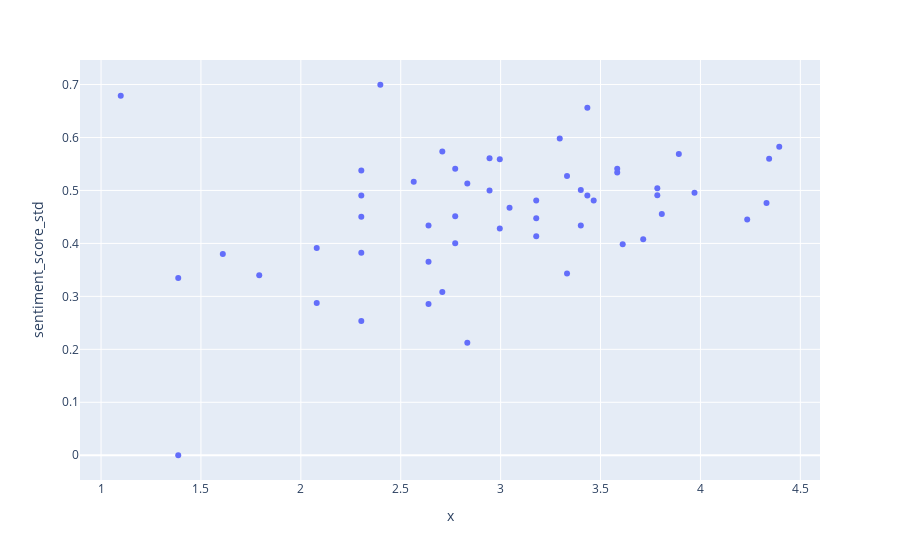

Notebook cell for this chart:
### Markdown cell above
### After Log Adjustment

After adjusting for skewness, correlations generally increase for std.

This suggests:
The relationship between volume and disagreement is not purely driven by outliers.

However, disagreement is still not perfectly explained by volume. There are likely event-driven factors at play.

---

The correlations between log(volume) and log(net polarity) are extremely high (above 0.9 for all tickers).

This suggests that net polarity is strongly tied to article volume.

This is not surprising.

Because net polarity is calculated using counts (positive − negative), it naturally scales with total volume.

As volume increases:
- The number of positive articles increases
- The number of negative articles increases
- The net difference can grow proportionally

This means polarity, as currently defined, is volume-sensitive.

Therefore, high correlation here reflects structural scaling, not necessarily deeper market dynamics.

### Code cell
px.scatter(plot_df, x = np.log1p(plot_df["volume"]), y = plot_df["sentiment_score_std"])

### Figure 1 — Plotly figure (JSON) as saved in the notebook; plotly's stock layout.template omitted (floating-point values rounded to 4 significant figures)
{"data": [{"hovertemplate": "x=%{x}<br>sentiment_score_std=%{y}<extra></extra>", "legendgroup": "", "marker": {"color": "#636efa", "symbol": "circle"}, "mode": "markers", "name": "", "orientation": "v", "showlegend": false, "type": "scatter", "x": [3.296, 2.708, 2.303, 2.773, 2.833, 3.807, 2.944, 3.784, 3.332, 3.045, 3.401, 3.332, 3.97, 2.944, 2.996, 3.401, 4.234, 3.178, 3.178, 2.639, 3.434, 2.565, 2.303, 2.639, 2.303, 2.833, 3.178, 2.773, 2.639, 1.792, 2.996, 2.303, 2.708, 2.303, 1.609, 1.386, 2.079, 1.386, 1.099, 4.344, 3.466, 3.892, 2.079, 3.784, 3.434, 2.773, 3.584, 3.584, 4.331, 3.611, 3.714, 4.394, 2.398], "xaxis": "x", "y": [0.5982, 0.5734, 0.4903, 0.4514, 0.2125, 0.4555, 0.561, 0.4909, 0.3431, 0.4673, 0.5009, 0.5271, 0.4955, 0.4997, 0.559, 0.4338, 0.4453, 0.4473, 0.481, 0.3656, 0.4906, 0.5165, 0.4504, 0.4337, 0.3825, 0.5131, 0.4136, 0.5412, 0.2854, 0.3399, 0.4282, 0.2533, 0.3081, 0.5377, 0.38, 0.0, 0.2873, 0.3349, 0.6788, 0.5599, 0.4809, 0.5689, 0.3912, 0.5041, 0.6562, 0.4005, 0.5338, 0.5412, 0.4765, 0.3985, 0.408, 0.5824, 0.6996], "yaxis": "y"}], "layout": {"legend": {"tracegroupgap": 0}, "margin": {"t": 60}, "xaxis": {"anchor": "y", "domain": [0, 1], "title": {"text": "x"}}, "yaxis": {"anchor": "x", "domain": [0, 1], "title": {"text": "sentiment_score_std"}}}}
